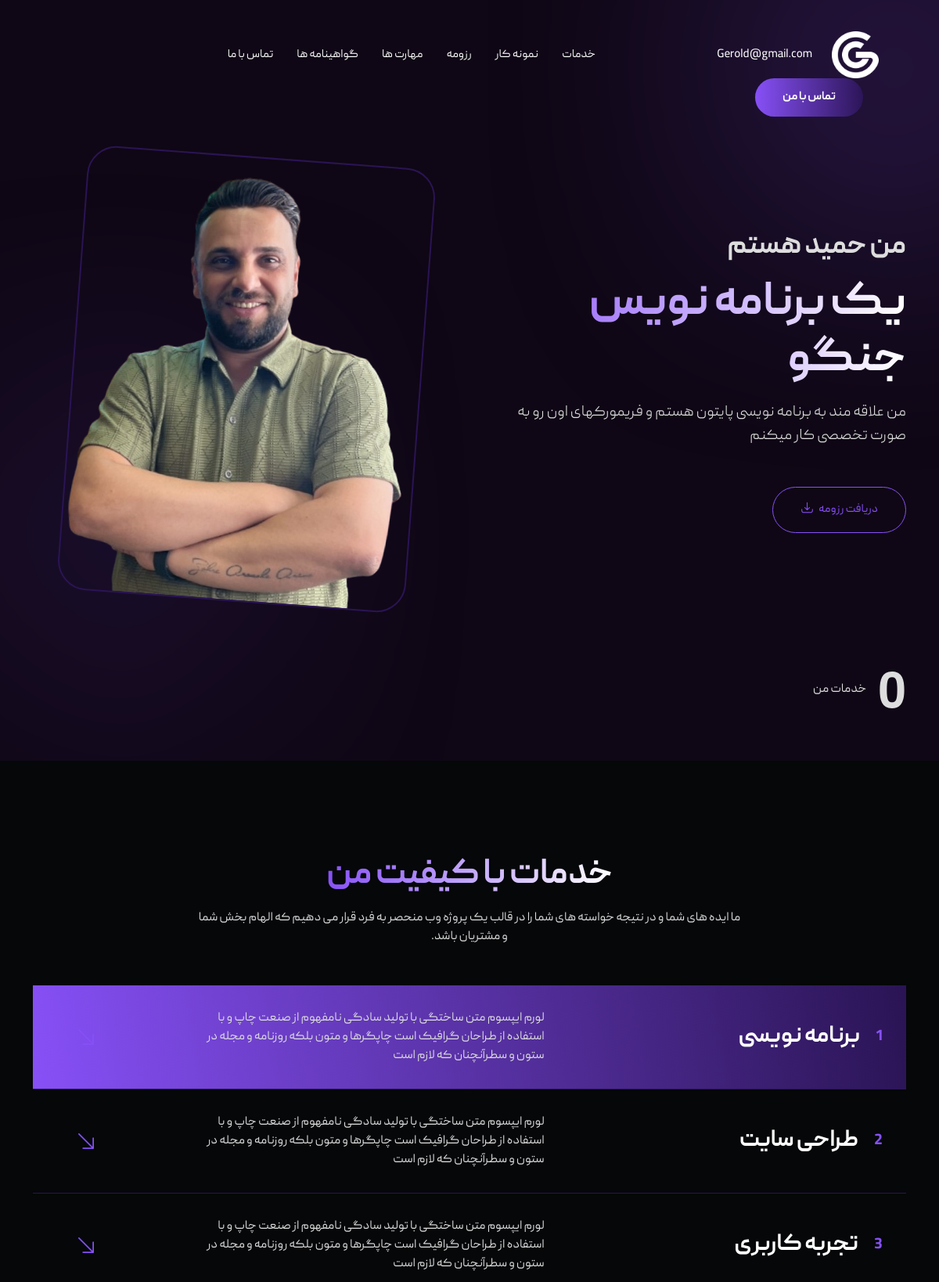
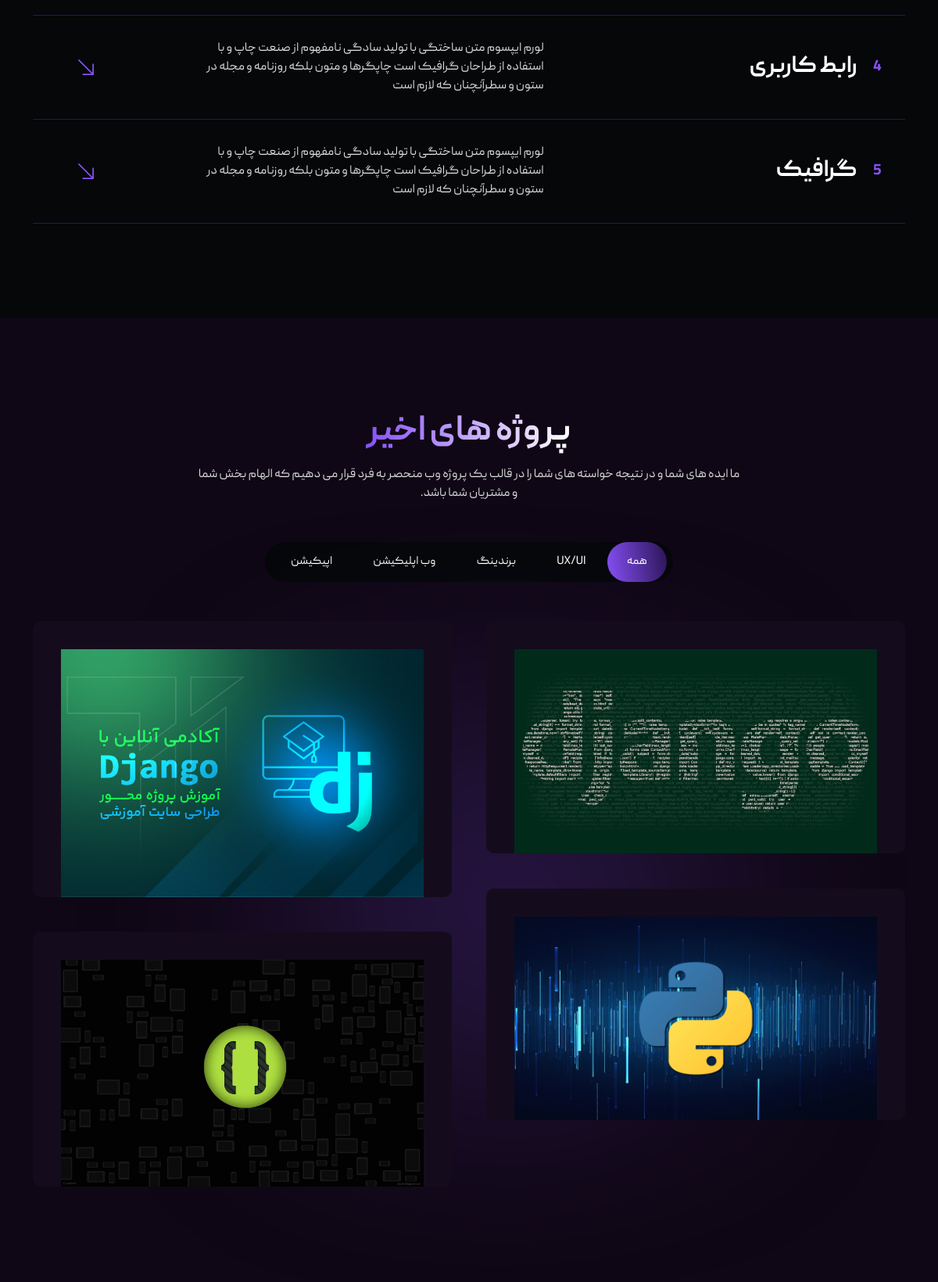
The page / (upper part) on the database its author committed (2 pictures, top to bottom).
### base/models.py (models this page shows, shortened)
class HeroSection(models.Model):
    title = models.CharField(max_length=200, verbose_name='عنوان')
    subtitle = models.CharField(max_length=200, verbose_name='زیر عنوان')
    description = models.TextField(verbose_name='توضیحات')
    resume_link = models.URLField(verbose_name='لینک رزومه')
    image = models.ImageField(upload_to='hero/', verbose_name='تصویر')
    class Meta:
        verbose_name = 'بخش معرفی'
        verbose_name_plural = 'بخش های معرفی'

class FunFact(models.Model):
    title = models.CharField(max_length=200, verbose_name='عنوان')
    value = models.CharField(max_length=10, verbose_name='عدد')
    suffix = models.CharField(max_length=50, blank=True, verbose_name='پسوند (اختیاری)')
    class Meta:
        verbose_name = 'آمار'
        verbose_name_plural = 'آمارها'

class Service(models.Model):
    number = models.PositiveIntegerField(verbose_name='شماره')
    title = models.CharField(max_length=100, verbose_name='عنوان خدمت')
    description = models.TextField(verbose_name='توضیحات')
    delay = models.CharField(
        max_length=10, default='.5s', verbose_name='تاخیر در نمایش انیمیشن'
    )
    class Meta:
        verbose_name = 'خدمت'
        verbose_name_plural = 'لیست خدمات'

class Portfolio(models.Model):
    CATEGORY_CHOICES = [
        ('uxui' , 'UX/UI'),
        ('branding' , 'BRANDING'),
        ('web-app' , 'WEB APP'),
        ('mobile-app' , 'MOBILE APP')
    ]
    title = models.CharField(max_length=100,verbose_name='عنوان پورتفولیو')
    description = models.TextField(verbose_name='توضیحات بیشتر')
    image = models.ImageField(upload_to='portfolio/')
    category = models.CharField(max_length=20,choices=CATEGORY_CHOICES,verbose_name='دسته بندی')
    class Meta:
        verbose_name = 'پروژه های اخیر'
        verbose_name_plural = 'لیست پروژه های اخیر'

### base/views.py (the view)
# urls.py: path('', home_view , name="home")
def home_view(request):
    hero = HeroSection.objects.first()
    funfacts = FunFact.objects.all()
    social_link = SocialLink.objects.first()
    services = Service.objects.order_by('number')
    pop_up_service = PopUpService.objects.all().order_by('order')
    portfolio = Portfolio.objects.all()
    portfolio_popup = PortfolioPopUp.objects.all()
    experiences = Experience.objects.all()
    educations = Education.objects.all()
    skills = Skill.objects.all()
    return render(request, 'base/home.html', {
        'hero': hero,
        'funfacts': funfacts,
        'social_link': social_link,
        'services': services,
        'pop_up_service': pop_up_service,
        'portfolio': portfolio,
        'portfolio_popup': portfolio_popup,
        'experiences': experiences,
        'educations': educations,
        'skills': skills,
    })

### base/templatetags/layout_templatetags.py (called while the page is built)
@register.inclusion_tag('base/templatetags/site_header.html')
def site_header():
    return {}

@register.inclusion_tag('base/templatetags/site_footer.html')
def site_footer():
    return {}

### base/templates/base/home.html (shortened to what this page needs)
{% extends 'shared/layout.html' %}
{% block content %}
    <main class="site-content" id="content">
        <section class="hero-section d-flex align-items-center" id="intro">
            <div class="intro_text">
                <svg viewbox="0 0 1320 300">
                    <text x="50%" y="50%" text-anchor="middle">HI</text>
                </svg>
            </div>
            <div class="container">
                <div class="row align-items-center">
                    <div class="col-md-6">
                        <div class="hero-content-box">
                            <span class="hero-sub-title">{{ hero.subtitle }}</span>
                            <h1 class="hero-title">{{ hero.title|linebreaksbr }}</h1>
                            <p class="lead">{{ hero.description }}</p>
                            <div class="button-box d-flex flex-wrap align-items-center">
                                <a href="{{ hero.resume_link }}" class="btn tj-btn-secondary">دریافت رزومه <i
                                        class="flaticon-download"></i></a>
                            </div>
                        </div>
                    </div>
                    <div class="col-md-6 d-none d-md-block">
                        <div class="hero-image-box text-center">
                            <img src="{{ hero.image.url }}" alt="">
                        </div>
                    </div>
                </div>
                <div class="funfact-area">
                    <div class="row">
                        {% for fact in funfacts %}
                            <div class="col-6 col-lg-3">
                                <div class="funfact-item d-flex flex-column flex-sm-row flex-wrap align-items-center">
                                    <div class="number"><span class="odometer"
                                                              data-count="{{ fact.value }}">0</span>{{ fact.suffix }}
                                    </div>
                                    <div class="text">{{ fact.title|linebreaksbr }}</div>
                                </div>
                            </div>
                        {% endfor %}
                    </div>
                </div>
            </div>
        </section>
        <section class="services-section" id="services-section">
            <div class="container">
                <div class="row">
                    <div class="col-md-12">
                        <div class="section-header text-center">
                            <h2 class="section-title wow fadeInUp" data-wow-delay=".3s">خدمات با کیفیت من
                            </h2>
                            <p class="wow fadeInUp" data-wow-delay=".4s">
                                ما ایده های شما و در نتیجه خواسته های شما را در قالب یک پروژه وب منحصر به فرد قرار می
                                دهیم که الهام بخش شما و مشتریان باشد.
                            </p>
                        </div>
                    </div>
                </div>
                <div class="row">
                    <div class="col-md-12">
                        <div class="services-widget position-relative">
                            {% for service in services %}
                                <div class="service-item current d-flex flex-wrap align-items-center wow fadeInUp"
                                     data-wow-delay=".5s">
                                    <div class="left-box d-flex flex-wrap align-items-center">
                                        <span class="number">{{ service.number|add:'0'|slice:':2' }}</span>
                                        <h3 class="service-title">{{ service.title }}</h3>
                                    </div>
                                    <div class="right-box">
                                        <p>{{ service.description }}</p>
                                    </div>
                                    <i class="flaticon-up-right-arrow"></i>
                                    <button data-mfp-src="#service-wrapper" class="service-link modal-popup"></button>
                                </div>
                            {% endfor %}
                            <div class="active-bg wow fadeInUp" data-wow-delay=".5s"></div>
                        </div>
                    </div>
                </div>
            </div>
        </section>
        <section class="portfolio-section" id="works-section">
            <div class="container">
                <div class="row">
                    <div class="col-md-12 text-center">
                        <div class="section-header text-center">
                            <h2 class="section-title">پروژه های اخیر</h2>
                            <p class="wow fadeInUp" data-wow-delay=".4s">
                                ما ایده های شما و در نتیجه خواسته های شما را در قالب یک پروژه وب منحصر به فرد قرار می
                                دهیم که الهام بخش شما و مشتریان شما باشد.
                            </p>
                        </div>
                    </div>
                </div>
                <div class="row">
                    <div class="col-md-12">
                        <div class="portfolio-filter text-center wow fadeInUp" data-wow-delay=".5s">
                            <div class="button-group filter-button-group">
                                <button data-filter="*" class="active">همه</button>
                                <button data-filter=".uxui">UX/UI</button>
                                <button data-filter=".branding">برندینگ</button>
                                <button data-filter=".web-app">وب اپلیکیشن</button>
                                <button data-filter=".mobile-app">اپیکیشن</button>
                                <div class="active-bg"></div>
                            </div>
                        </div>
                        <div class="portfolio-box wow fadeInUp" data-wow-delay=".6s">
                            {% for project in portfolio %}
                                <div class="portfolio-item {{ project.category }}">
                                    <div class="image-box">
                                        <img src="{{ project.image.url }}" alt="{{ project.title }}">
                                    </div>
                                </div>
                            {% endfor %}
                        </div>
                    </div>
                </div>
            </div>
        </section>
    </main>
{% endblock %}

### templates/shared/layout.html (shortened to what this page needs)
{% load layout_templatetags %}
<!DOCTYPE html>
<html class="no-js" lang="fa" dir="rtl">
<head>
    <link rel="stylesheet" href="https://cdnjs.cloudflare.com/ajax/libs/font-awesome/6.7.2/css/all.min.css"
/>
    {% include 'shared/_head_references.html' %}
</head>
<body>
{% block content %}{% endblock %}
{% site_header %}
</body>
</html>

### templates/shared/_head_references.html (shortened to what this page needs)
<link rel="stylesheet" href="/static/site/css/animate.min.css">
<link rel="stylesheet" href="/static/site/css/bootstrap.min.css">
<link rel="stylesheet" href="/static/site/css/font-awesome-pro.min.css">
<link rel="stylesheet" href="/static/site/css/flaticon_gerold.css">
<link rel="stylesheet" href="/static/site/css/nice-select.css">
<link rel="stylesheet" href="/static/site/css/backToTop.css">
<link rel="stylesheet" href="/static/site/css/owl.carousel.min.css">
<link rel="stylesheet" href="/static/site/css/swiper.min.css">
<link rel="stylesheet" href="/static/site/css/odometer-theme-default.css">
<link rel="stylesheet" href="/static/site/css/magnific-popup.css">
<link rel="stylesheet" href="/static/site/css/main.css">
<link rel="stylesheet" href="/static/site/css/light-mode.css">
<link rel="stylesheet" href="/static/site/css/responsive.css">
<link rel="stylesheet" href="https://cdnjs.cloudflare.com/ajax/libs/font-awesome/6.7.2/css/all.min.css"
/>

### base/templates/base/templatetags/site_header.html (shortened to what this page needs)
   <header class="tj-header-area header-absolute">
      <div class="container">
         <div class="row">
            <div class="col-12 d-flex flex-wrap align-items-center">
               <div class="logo-box">
                  <a href="index.html">
                     <img src="/static/site/img/logo/logo.png" alt="">
                  </a>
               </div>
               <div class="header-info-list d-none d-md-inline-block">
                  <ul class="ul-reset">
                     <li><a href="mailto:mail@gerolddesign.com">Gerold@gmail.com</a></li>
                  </ul>
               </div>
               <div class="header-menu">
                  <nav>
                     <ul>
                        <li><a href="index.htm#services-section">خدمات</a></li>
                        <li><a href="index.htm#works-section">نمونه کار</a></li>
                        <li><a href="index.htm#resume-section">رزومه</a></li>
                        <li><a href="index.htm#skills-section">مهارت ها</a></li>
                        <li><a href="index.htm#testimonials-section">گواهینامه ها</a></li>
                        <li><a href="index.htm#contact-section">تماس با ما</a></li>
                     </ul>
                  </nav>
               </div>
               <div class="header-button">
                  <a href="index.htm#" class="btn tj-btn-primary">تماس با من</a>
               </div>
            </div>
         </div>
      </div>
   </header>

### static/site/css/odometer-theme-default.css (style rules this page uses)
.odometer.odometer-auto-theme, .odometer.odometer-theme-default { display: -moz-inline-box; -moz-box-orient: vertical; display: inline-block; vertical-align: middle; *vertical-align: auto; position: relative; }
.odometer.odometer-auto-theme, .odometer.odometer-theme-default { *display: inline; }
.odometer.odometer-auto-theme, .odometer.odometer-theme-default { font-family: "Helvetica Neue", sans-serif; line-height: 1.1em; }

### static/site/css/responsive.css (style rules this page uses)
@media only screen and (min-width: 1200px) and (max-width: 1399px) { .tj-header-area .header-button { margin-left: 35px; } }
@media only screen and (min-width: 1200px) and (max-width: 1399px) { .tj-header-area .header-menu ul { gap: 30px; } }
@media only screen and (min-width: 1200px) and (max-width: 1399px) { .hero-title { font-size: 60px; } }
@media only screen and (min-width: 1200px) and (max-width: 1399px) { .hero-section .funfact-area { margin-top: 70px; } }

### rows shown on the page
HeroSection: subtitle "من حمید هستم", title "یک برنامه نویس جنگو", description "من علاقه مند به برنامه نویسی پایتون هستم و فریمورکهای اون رو به صورت تخصصی کار میکنم", image (picture)
FunFact: title "خدمات من"
Service: number|add "1", title "برنامه نویسی", description "لورم ایپسوم متن ساختگی با تولید سادگی نامفهوم از صنعت چاپ و با استفاده از طراحان گرافیک است چاپگرها و متون بلکه روزنامه و مجله در ستون و سطرآنچنان که لازم است"
Service: number|add "2", title "طراحی سایت", description "لورم ایپسوم متن ساختگی با تولید سادگی نامفهوم از صنعت چاپ و با استفاده از طراحان گرافیک است چاپگرها و متون بلکه روزنامه و مجله در ستون و سطرآنچنان که لازم است"
Service: number|add "3", title "تجربه کاربری", description "لورم ایپسوم متن ساختگی با تولید سادگی نامفهوم از صنعت چاپ و با استفاده از طراحان گرافیک است چاپگرها و متون بلکه روزنامه و مجله در ستون و سطرآنچنان که لازم است"
Service: number|add "4", title "رابط کاربری", description "لورم ایپسوم متن ساختگی با تولید سادگی نامفهوم از صنعت چاپ و با استفاده از طراحان گرافیک است چاپگرها و متون بلکه روزنامه و مجله در ستون و سطرآنچنان که لازم است"
Service: number|add "5", title "گرافیک", description "لورم ایپسوم متن ساختگی با تولید سادگی نامفهوم از صنعت چاپ و با استفاده از طراحان گرافیک است چاپگرها و متون بلکه روزنامه و مجله در ستون و سطرآنچنان که لازم است"
Portfolio: image (picture)
Portfolio: image (picture)
Portfolio: image (picture)
Portfolio: image (picture)
